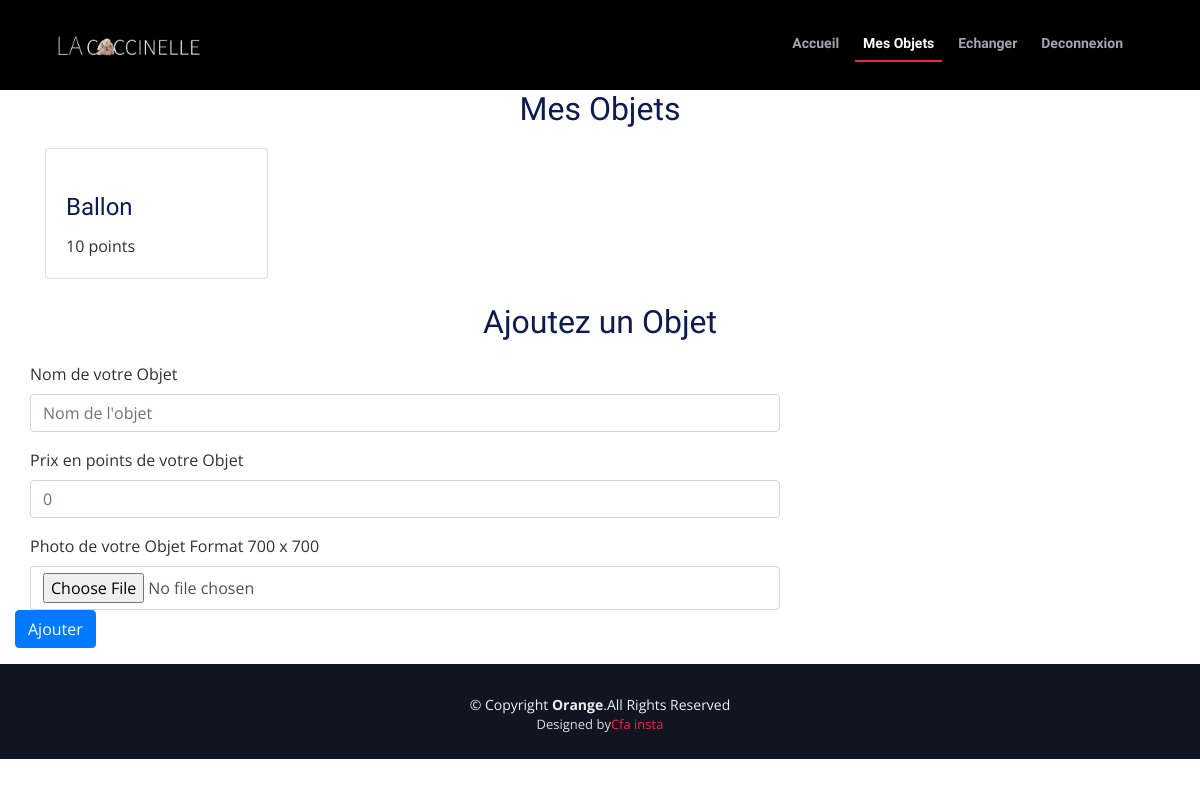
/mesobjets.php (signed in), run on an earlier commit of the app's database.
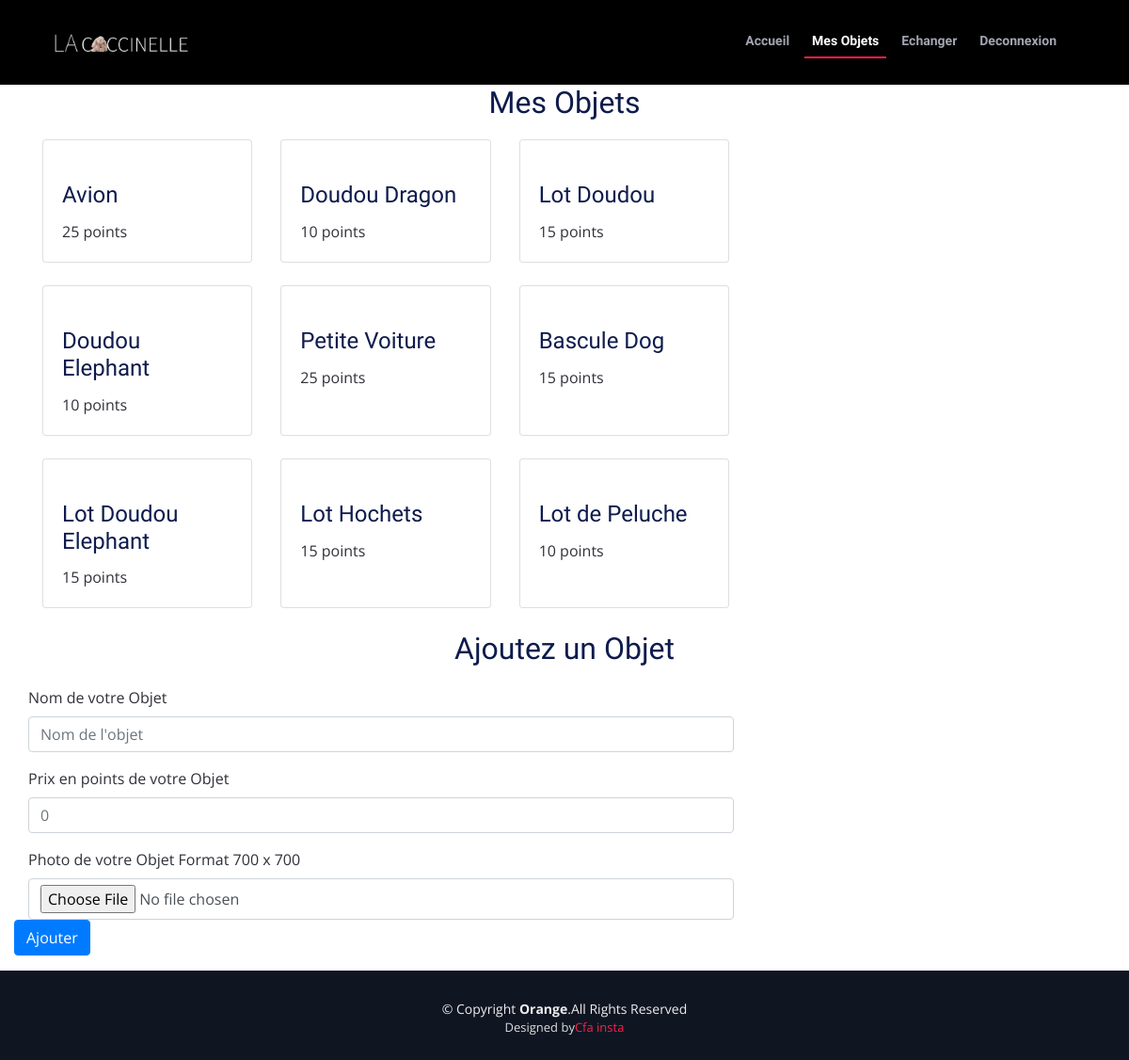
And on a later commit of the database.
### tables this page shows
CREATE TABLE `objet` (
  `ID_Objet` int(11) NOT NULL,
  `Nom` varchar(50) NOT NULL,
  `Prix` int(5) NOT NULL,
  `Img` varchar(50) NOT NULL,
  `Id_enfant` int(11) NOT NULL
);

### controleur/leControleur.php (called while the page is built, shortened)
<?php
require_once("../modele/leModele.php");
class leControleur
{
    private $unModele;
    public function __construct($server,$bdd,$user,$mdp)
    {
        $this->unModele = new leModele($server,$bdd,$user,$mdp);
    }
	public function selectObjetsByChild($id_enfant)
    {
        return $this->unModele->selectObjetsByChild($id_enfant);
    }
}

### modele/leModele.php (called while the page is built, shortened)
<?php
class leModele {
    private $unPdo;
    public function __construct($server, $bdd, $user, $mdp)
    {
        $this->unPdo = null;
        try
        {
            $this->unPdo = new PDO("mysql:host=".$server.";dbname=".$bdd,$user,$mdp);
        }
        catch(PDOExecption $exp)
        {
            echo "Erreur de connexion à la base données";
            echo $exp->getMessage();
        }
    }
	public function selectObjetsByChild($id_enfant)
    {
    if ($this->unPdo != null) {
            $requete = "select * from Objet where id_enfant = :id_enfant;";
			$donnees = array(":id_enfant"=>$id_enfant);
            $select = $this->unPdo->prepare($requete);
            $select->execute($donnees);
            $result = $select->fetchAll();
            return $result;
        }
    }
}
?>

### vue/affichage/vueMesObjets.php (the view, shortened to what this page needs)
<h2> Mes Objets </h2>
<div class="container">
            <div class="row">
                <div class="col-lg-8">
                    <div class="row">
                        <?php
                        foreach ($result as $unResultat) {
                            ?>
                            <div class="col-lg-4 col-md-6 mb-4">
                                <div class="card h-100">
                                    <a href="#" data-toggle="modal" data-target="#<?php echo $unResultat['Nom']; ?>"><img class="card-img-top" src="../<?php echo $unResultat['Img']; ?>" alt=""></a>
                                    <div class="card-body">
                                        <h4 class="card-title">
                                            <?php
                                            echo "<td>", $unResultat['Nom'], "</td>";
                                            ?>
                                        </h4>
                                        <?php
                                        echo "<td>", $unResultat['Prix'], " points </td>";
                                        ?>
                                    </div>
                                </div>
                            </div>
    <?php
}
?>
                    </div>
                </div>
            </div>
        </div>
<div class="container-fluid">
    <h2> Ajoutez un Objet </h2>
    <form class="form-horizontal" action="" method="post" enctype="multipart/form-data">
        <div class="form-group">
            <label for="Nom" class="col-sm-4 control-label">Nom de votre Objet</label>
            <div class="col-sm-8">
                <input type="text" class="form-control" id="Nom" name="Nom" placeholder="Nom de l'objet">
            </div>
        </div>
        <div class="form-group">
            <label for="Prix"  class="col-sm-4 control-label">Prix en points de votre Objet</label>
            <div class="col-sm-8">
                <input type="text" class="form-control" id="Prix" name="Prix" placeholder="0">
            </div>
        </div
        <div class="form-group">
            <label for="image" class="col-sm-4 control-label">Photo de votre Objet Format 700 x 700</label>
            <div class="col-sm-8">
                <input type="file" id="Img" name="Img" class="form-control">
            </div>
        </div>
        <div class="form-group">
            <div class="col-sm-offset-4 col-sm-8">
                <input class='btn btn-primary' type="submit" name="ajouter" value="Ajouter">
            </div>
        </div>
</div>

What changed in the data, as far as the page shows it:
removed objet: Nom "Ballon", Prix "10"
added objet: Nom "Avion", Prix "25"
added objet: Nom "Doudou Dragon", Prix "10"
added objet: Nom "Lot Doudou", Prix "15"
added objet: Nom "Doudou Elephant", Prix "10"
added objet: Nom "Petite Voiture", Prix "25"
added objet: Nom "Bascule Dog", Prix "15"
added objet: Nom "Lot Doudou Elephant", Prix "15"
added objet: Nom "Lot Hochets", Prix "15"
added objet: Nom "Lot de Peluche", Prix "10"
